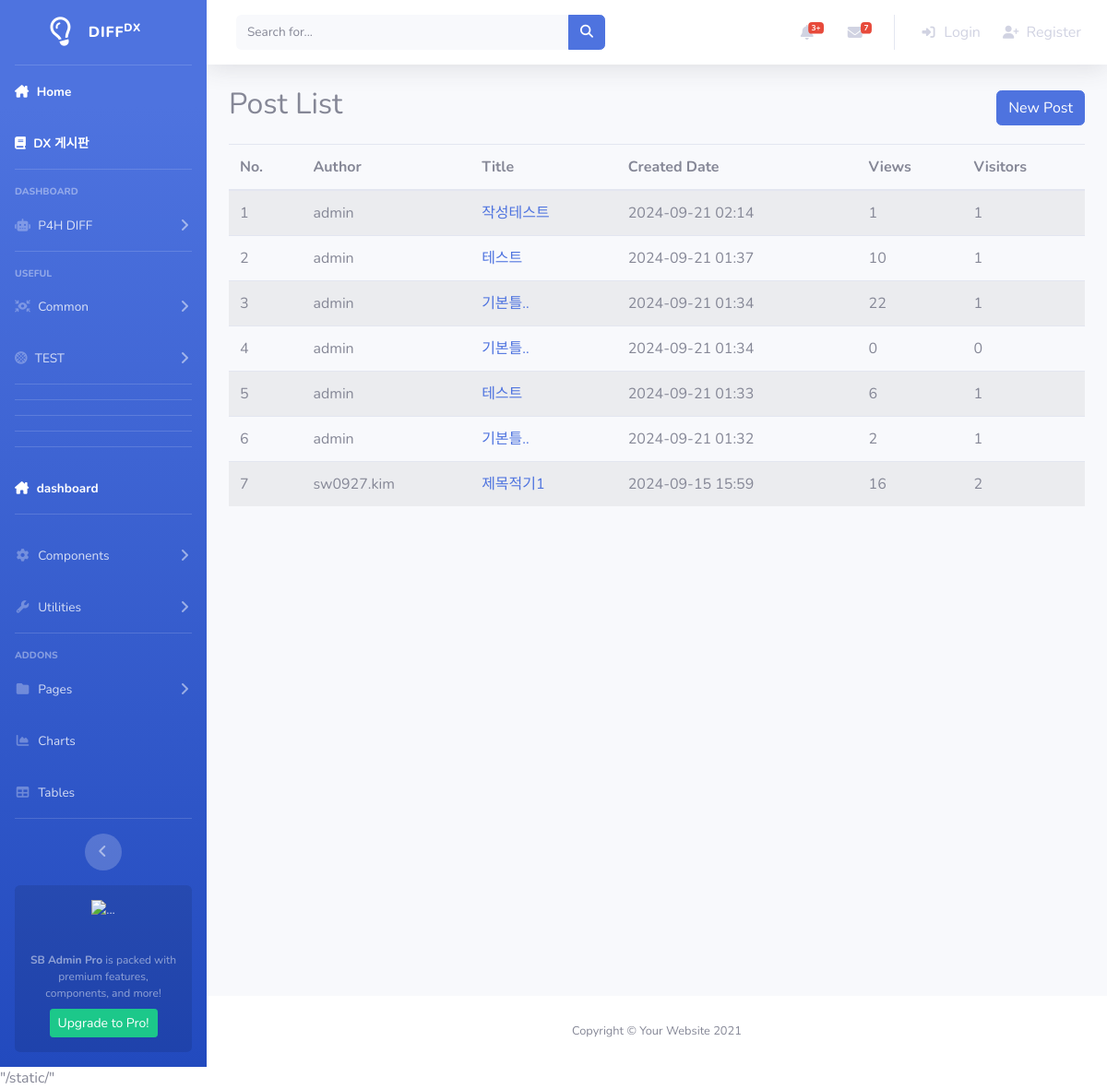
The app's page /board/, older data.
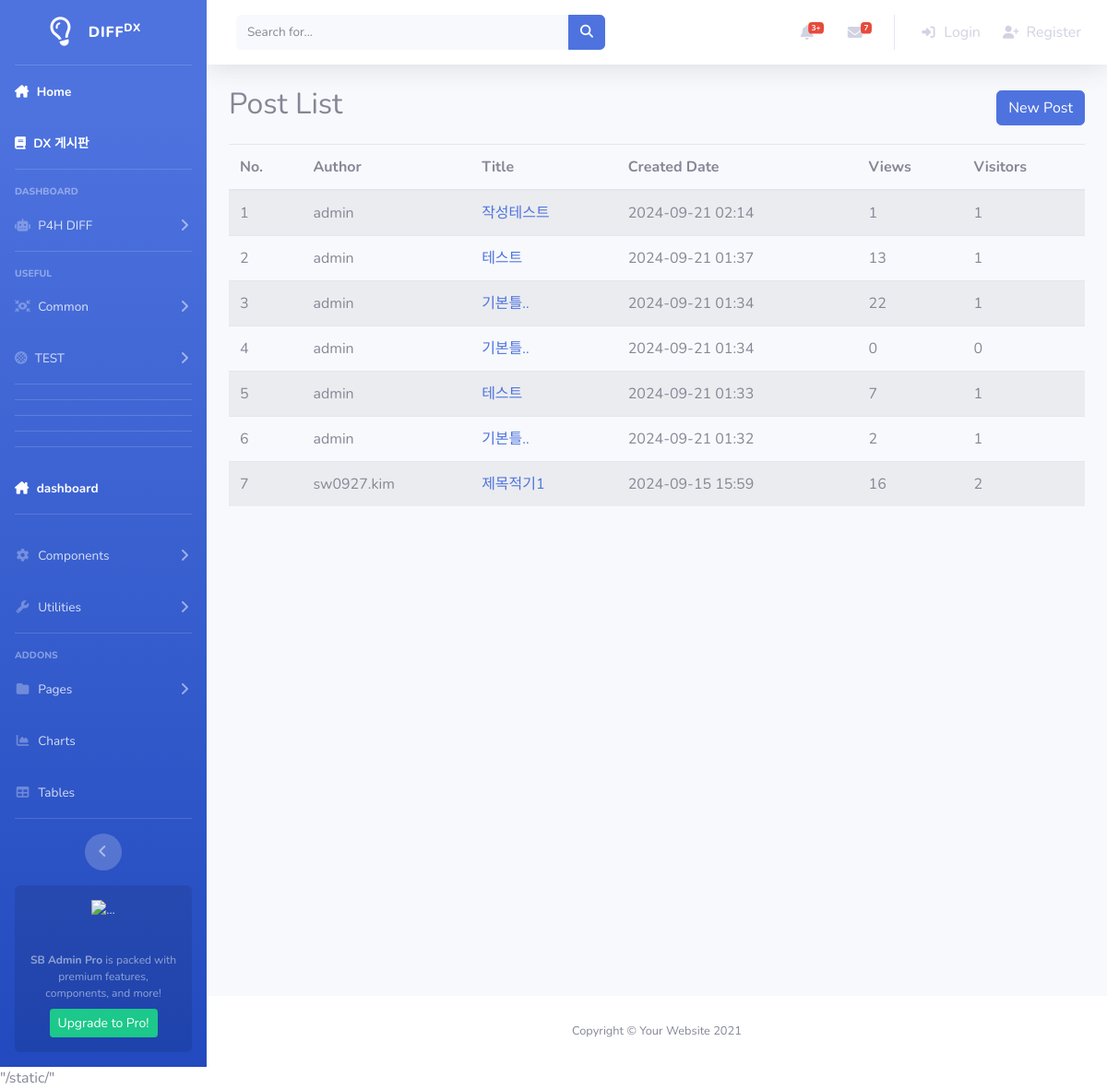
The same page, newer data.
### board/models.py (models this page shows, shortened)
class Post(models.Model):
    title = models.CharField(max_length=200)
    content = models.TextField()
    author = models.ForeignKey(User, on_delete=models.CASCADE, null=True)
    created_at = models.DateTimeField(auto_now_add=True)
    updated_at = models.DateTimeField(auto_now=True)
    views = models.PositiveIntegerField(default=0)  # 조회수
    visitors = models.ManyToManyField(User, related_name='post_visitors', blank=True)

### board/views.py (the view)
# urls.py: path('', views.post_list, name='post_list'),
def post_list(request):
    posts = Post.objects.all().order_by('-created_at')
    return render(request, 'board/post_list.html', {'posts': posts})

### templates/board/post_list.html (shortened to what this page needs)
{% extends 'Common/base.html' %}
{% block content %}
    <div class="d-flex justify-content-between align-items-center mb-3">
        <h2>Post List</h2>
        <a href="{% url 'board:post_new' %}" class="btn btn-primary">New Post</a>
    </div>
    <table class="table table-striped">
        <thead>
            <tr>
                <th>No.</th>
                <th>Author</th>
                <th>Title</th>
                <th>Created Date</th>
                <th>Views</th>
                <th>Visitors</th>
            </tr>
        </thead>
        <tbody>
            {% for post in posts %}
            <tr>
                <td>{{ forloop.counter }}</td>
                <td>{{ post.author.username }}</td>
                <td>
                    <a href="{% url 'board:post_detail' post.pk %}">
                        {{ post.title }}
                    </a>
                </td>
                <td>{{ post.created_at|date:"Y-m-d H:i" }}</td>
                <td>{{ post.views }}</td>
                <td>{{ post.visitors.count }}</td>
            </tr>
            {% empty %}
            <tr>
                <td colspan="6" class="text-center">No posts available.</td>
            </tr>
            {% endfor %}
        </tbody>
    </table>
{% endblock %}

Row changes from the older to the newer data that the page shows:
changed Post (number 2 of 7 on the later page): views "10" → "13"
changed Post (number 5 of 7 on the later page): views "6" → "7"
